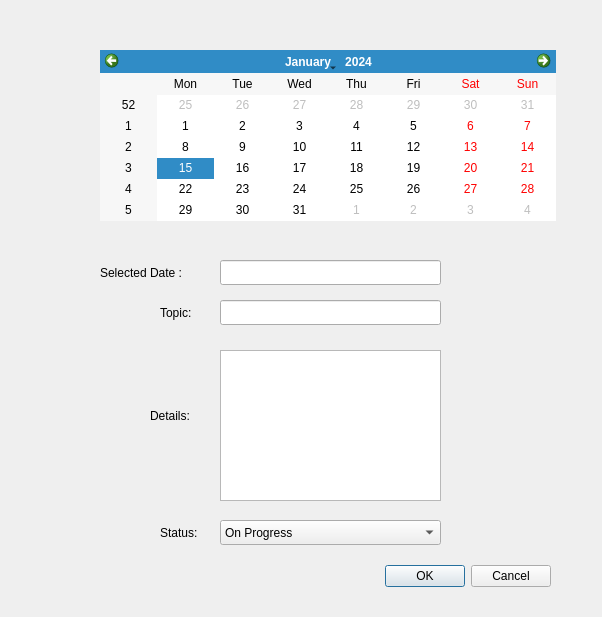
<?xml version="1.0" encoding="UTF-8"?>
<ui version="4.0">
 <class>updateTask</class>
 <widget class="QDialog" name="updateTask">
  <property name="geometry">
   <rect>
    <x>0</x>
    <y>0</y>
    <width>602</width>
    <height>617</height>
   </rect>
  </property>
  <property name="windowTitle">
   <string>Update Task</string>
  </property>
  <widget class="QLineEdit" name="LineTopic">
   <property name="geometry">
    <rect>
     <x>220</x>
     <y>300</y>
     <width>221</width>
     <height>25</height>
    </rect>
   </property>
  </widget>
  <widget class="QPlainTextEdit" name="PTDetails">
   <property name="geometry">
    <rect>
     <x>220</x>
     <y>350</y>
     <width>221</width>
     <height>151</height>
    </rect>
   </property>
  </widget>
  <widget class="QLabel" name="label">
   <property name="geometry">
    <rect>
     <x>100</x>
     <y>260</y>
     <width>102</width>
     <height>25</height>
    </rect>
   </property>
   <property name="text">
    <string>Selected Date :</string>
   </property>
  </widget>
  <widget class="QDialogButtonBox" name="buttonBox">
   <property name="geometry">
    <rect>
     <x>210</x>
     <y>560</y>
     <width>341</width>
     <height>32</height>
    </rect>
   </property>
   <property name="orientation">
    <enum>Qt::Horizontal</enum>
   </property>
   <property name="standardButtons">
    <set>QDialogButtonBox::Cancel|QDialogButtonBox::Ok</set>
   </property>
  </widget>
  <widget class="QCalendarWidget" name="calendarWidget">
   <property name="geometry">
    <rect>
     <x>100</x>
     <y>50</y>
     <width>456</width>
     <height>171</height>
    </rect>
   </property>
  </widget>
  <widget class="QLabel" name="label_2">
   <property name="geometry">
    <rect>
     <x>160</x>
     <y>300</y>
     <width>40</width>
     <height>25</height>
    </rect>
   </property>
   <property name="text">
    <string>Topic:</string>
   </property>
  </widget>
  <widget class="QLabel" name="label_3">
   <property name="geometry">
    <rect>
     <x>150</x>
     <y>390</y>
     <width>51</width>
     <height>51</height>
    </rect>
   </property>
   <property name="text">
    <string>Details:</string>
   </property>
  </widget>
  <widget class="QLabel" name="label_4">
   <property name="geometry">
    <rect>
     <x>160</x>
     <y>520</y>
     <width>51</width>
     <height>25</height>
    </rect>
   </property>
   <property name="text">
    <string>Status:</string>
   </property>
  </widget>
  <widget class="QComboBox" name="ComboStatus">
   <property name="geometry">
    <rect>
     <x>220</x>
     <y>520</y>
     <width>221</width>
     <height>25</height>
    </rect>
   </property>
   <item>
    <property name="text">
     <string>On Progress</string>
    </property>
   </item>
   <item>
    <property name="text">
     <string>Success</string>
    </property>
   </item>
   <item>
    <property name="text">
     <string>Delayed</string>
    </property>
   </item>
  </widget>
  <widget class="QLineEdit" name="LineSelectedDate">
   <property name="geometry">
    <rect>
     <x>220</x>
     <y>260</y>
     <width>221</width>
     <height>25</height>
    </rect>
   </property>
  </widget>
 </widget>
 <resources/>
 <connections/>
</ui>
